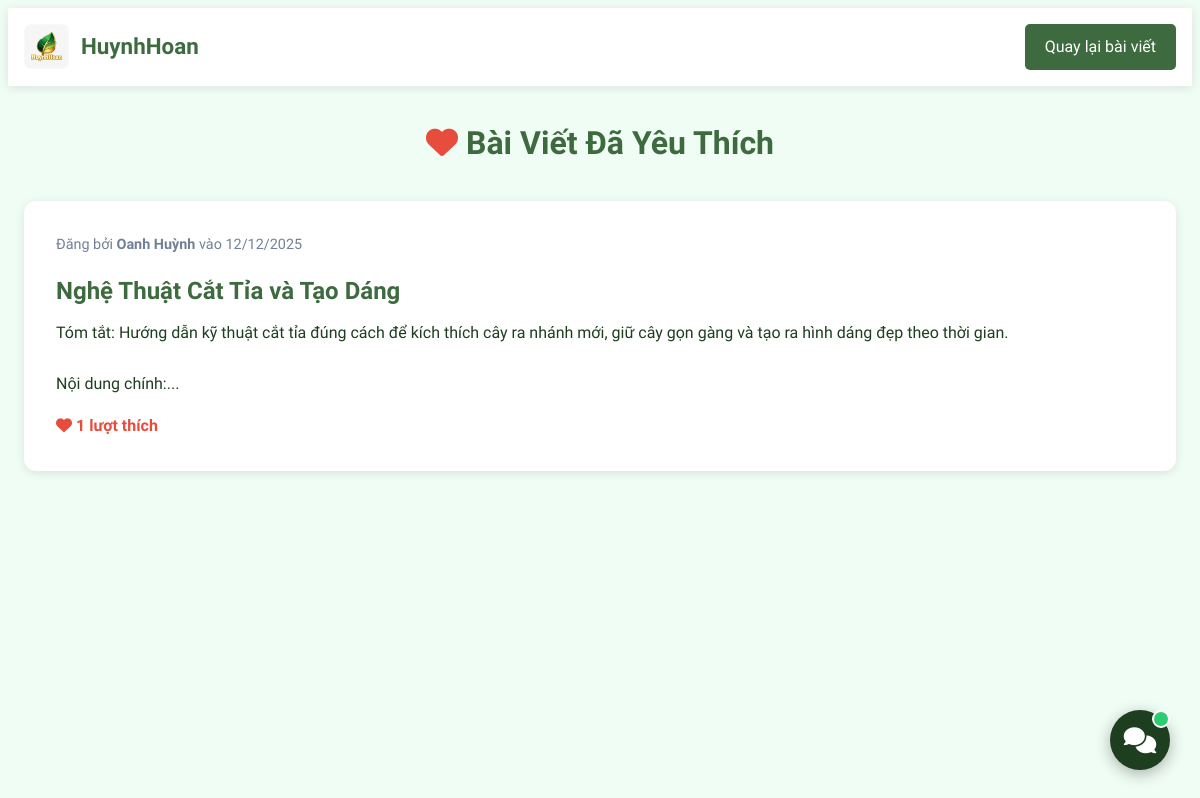
The app's page /baiviet_yeuthich.php (signed in) with its own data.
### tables this page shows
CREATE TABLE `bai_viet` (
  `id` int(11) NOT NULL,
  `nguoi_dung_id` int(11) NOT NULL,
  `tieu_de` varchar(255) NOT NULL,
  `noi_dung` text NOT NULL,
  `trang_thai` enum('pending','approved','rejected') DEFAULT 'pending',
  `ngay_tao` timestamp NOT NULL DEFAULT current_timestamp(),
  `ngay_cap_nhat` timestamp NOT NULL DEFAULT current_timestamp() ON UPDATE current_timestamp()
);

CREATE TABLE `nguoi_dung` (
  `id` int(11) NOT NULL,
  `ho_ten` varchar(100) NOT NULL,
  `ten_dang_nhap` varchar(50) NOT NULL,
  `email` varchar(100) NOT NULL,
  `mat_khau` varchar(255) NOT NULL,
  `quyen` varchar(20) NOT NULL DEFAULT 'user',
  `ngay_tao` timestamp NOT NULL DEFAULT current_timestamp(),
  `khoa` tinyint(1) NOT NULL DEFAULT 0
);

### baiviet_yeuthich.php (the view, shortened to what this page needs)
<?php
$conn = new mysqli('localhost', 'root', '', 'web_cay');
$conn->set_charset("utf8mb4");
$user_id = $_SESSION['user_id'];
$posts = [];
$sql = "SELECT bv.*, nd.ho_ten,
        (SELECT COUNT(*) FROM bai_viet_yeuthich WHERE bai_viet_id = bv.id) as total_likes
        FROM bai_viet bv
        JOIN bai_viet_yeuthich bvy ON bv.id = bvy.bai_viet_id
        LEFT JOIN nguoi_dung nd ON bv.nguoi_dung_id = nd.id
        WHERE bvy.nguoi_dung_id = ? AND bv.trang_thai = 'approved'
        ORDER BY bvy.ngay_yeu_thich DESC";
$stmt = $conn->prepare($sql);
$stmt->bind_param("i", $user_id);
$stmt->execute();
$result = $stmt->get_result();
while ($row = $result->fetch_assoc()) {
    $posts[] = $row;
}
?>
<!DOCTYPE html>
<html lang="vi">
<head>
    <link rel="stylesheet" href="https://cdnjs.cloudflare.com/ajax/libs/font-awesome/6.4.0/css/all.min.css">
    <link rel="stylesheet" href="assets/theme.css">
</head>
<body>
    <header class="header" style="background: white; padding: 1rem 0; box-shadow: 0 2px 10px rgba(0,0,0,0.1);">
        <div class="container" style="display:flex; justify-content: space-between; align-items:center;">
            <a href="trangchu.php" style="display:flex; align-items:center; gap:12px; text-decoration:none;">
                <img src="images/logo.jpg" alt="HuynhHoan Logo" style="height:45px; width:auto; border-radius:8px;">
                <span style="font-weight:600; font-size:1.4rem; color:#3d6b3f;">HuynhHoan</span>
            </a>
            <a href="baiviet.php" class="btn-back" style="margin:0;">Quay lại bài viết</a>
        </div>
    </header>
    <div class="container">
        <h1 style="text-align: center; color: #3d6b3f; margin: 2rem 0;">
            <i class="fas fa-heart" style="color: #e74c3c;"></i> Bài Viết Đã Yêu Thích
        </h1>
        <?php if (empty($posts)): ?>
            <div style="text-align: center; padding: 3rem; color: #718096;">
                <i class="far fa-heart" style="font-size: 3rem; margin-bottom: 1rem;"></i>
                <p>Bạn chưa yêu thích bài viết nào.</p>
                <a href="baiviet.php" style="color: #3d6b3f; font-weight: bold;">Khám phá ngay</a>
            </div>
        <?php else: ?>
            <?php foreach ($posts as $post): ?>
                <div class="post-item">
                    <div class="post-meta">
                        Đăng bởi <strong><?php echo htmlspecialchars($post['ho_ten']); ?></strong>
                        vào <?php echo date('d/m/Y', strtotime($post['ngay_tao'])); ?>
                    </div>
                    <div class="post-title">
                        <a href="#"><?php echo htmlspecialchars($post['tieu_de']); ?></a>
                    </div>
                    <div style="margin-top: 10px;">
                        <?php echo nl2br(substr(strip_tags($post['noi_dung']), 0, 200)); ?>...
                    </div>
                    <div style="margin-top: 1rem; color: #e74c3c; font-weight: bold;">
                        <i class="fas fa-heart"></i> <?php echo $post['total_likes']; ?> lượt thích
                    </div>
                </div>
            <?php endforeach; ?>
        <?php endif; ?>
    </div>
<div id="live-chat-widget">
    <button id="chatLauncher" type="button" onclick="toggleChat()">
        <i class="fas fa-comments"></i>
        <span class="online-status"></span>
    </button>
</div>
</body>
</html>

### assets/theme.css (style rules this page uses)
:root { --font-base: 'Quicksand', sans-serif; --primary-color: #3d6b3f; --text-color: #1d3e1f; --bg-color: #9dc5a9; }
body, h1, h2, h3, h4, h5, h6, p, span, a, button, input, textarea, select, .nav a, .brand-logo { font-family: var(--font-base) !important; }
body { background-color: var(--bg-color); color: var(--text-color); line-height: 1.6; }

### baiviet_yeuthich.php (style rules this page uses)
body { font-family: 'Quicksand', sans-serif; background-color: #f0fdf4; color: #1d3e1f; }
.container { max-width: 1200px; margin: 0 auto; padding: 0 1rem; }
.post-item { background: white; padding: 2rem; border-radius: 12px; box-shadow: 0 2px 10px rgba(0,0,0,0.1); margin-bottom: 2rem; }
.post-title a { text-decoration: none; color: #3d6b3f; font-size: 1.5rem; font-weight: bold; }
.post-meta { color: #718096; font-size: 0.9rem; margin-bottom: 1rem; }
.btn-back { display: inline-block; margin: 2rem 0; padding: 10px 20px; background: #3d6b3f; color: white; text-decoration: none; border-radius: 5px; }
#live-chat-widget { position: fixed; bottom: 30px; right: 30px; z-index: 2147483647; font-family: sans-serif; }
#chatLauncher { width: 60px; height: 60px; background: #1d3e1f; color: white; border-radius: 50%; border: none; cursor: pointer; box-shadow: 0 4px 15px rgba(0,0,0,0.3); font-size: 26px; display: flex; align-items: center; justify-content: center; position: relative; transition: transform 0.2s; }
.online-status { position: absolute; top: 0; right: 0; width: 14px; height: 14px; background: #2ecc71; border: 2px solid #fff; border-radius: 50%; }

### records on screen
bai_viet: nguoi_dung.ho_ten "Oanh Huỳnh", ngay_tao "12/12/2025", tieu_de "Nghệ Thuật Cắt Tỉa và Tạo Dáng", noi_dung "Tóm tắt: Hướng dẫn kỹ thuật cắt tỉa đúng cách để kích thích cây ra nhánh mới, giữ cây gọn gàng và tạo ra hình dáng đẹp theo thời gian. Nội dung chính:", total_likes "1"
